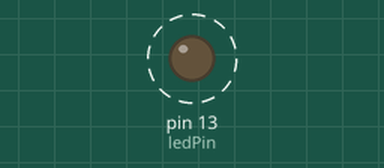
Recording of a sketch running on a simulated Arduino Uno, built with avr-gcc and run on an emulated ATmega328P. Parts: output pins drawn as LEDs (lit = HIGH). Dashed ring = blinking.

Above: at 0.5 s.
Timing chart, 0 to 4.6 s (numbered marks = the images above):
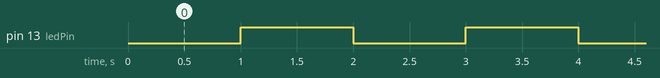

Measured:
- by itself, pin 13 (ledPin): alternates HIGH for 1.0 s and LOW for 1.0 s

The sketch:

Exercise3Avr.ino
```cpp
#include <TimerOne.h>  // Library for Timer1 interrupt

const int ledPin = 13;  // Built-in LED

void setup() {
  pinMode(ledPin, OUTPUT);  // Set LED pin as output

  // Initialize Timer1: period = 1 second (1,000,000 microseconds)
  Timer1.initialize(1000000);

  // Attach interrupt service routine to Timer1
  Timer1.attachInterrupt(toggleLED);
}

void loop() {
  // Nothing here — LED toggling is handled by Timer1 ISR
}

void toggleLED() {
  digitalWrite(ledPin, !digitalRead(ledPin));  // Toggle LED
}
```
